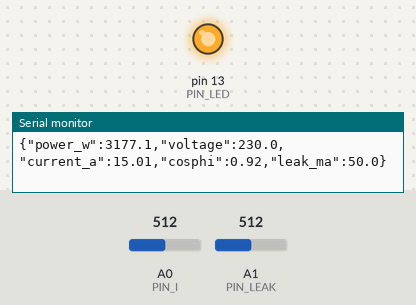
Bench run of a sketch on a simulated Arduino Uno, built with avr-gcc and run on an emulated ATmega328P. Parts: output pins drawn as LEDs (lit = HIGH), the last lines printed to the serial monitor. The test bench sets the inputs (shaded band); at power-on: A1 (PIN_LEAK) = 512, A0 (PIN_I) = 512.

Above: at 1.2 s.
1.3 s: A1 (PIN_LEAK) set to 324
4.3 s: A1 (PIN_LEAK) set to 299
At 6.8 s:
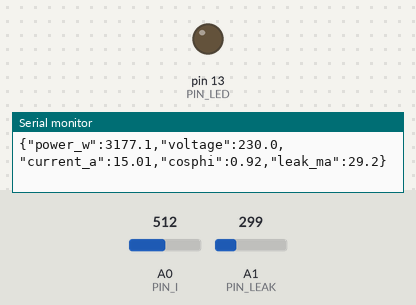
7.3 s: A1 (PIN_LEAK) set to 511
At 9.1 s:
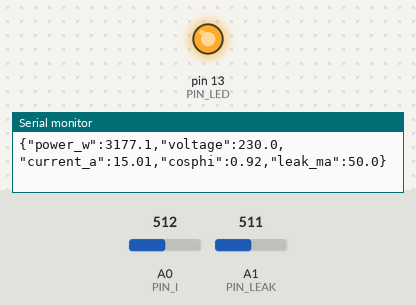
9.9 s: A1 (PIN_LEAK) set to 306
At 11.4 s:
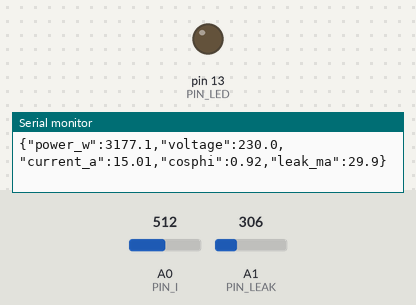
Timing chart, 0 to 12.9 s (numbered marks = the images above; inputs shaded):
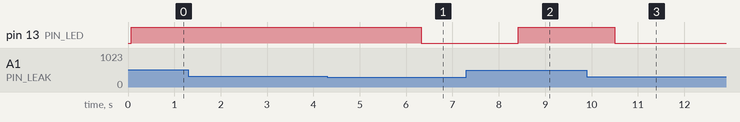

Measured:
- the behaviour switches between 307 and 306 on A1 (PIN_LEAK) (found by bisection; images 0 and 1)
- after the input at 4.3 s, pin 13 (PIN_LED): HIGH → LOW after 2.0 s
- after the input at 7.3 s, pin 13 (PIN_LED): LOW → HIGH after 1.1 s
- after the input at 9.9 s, pin 13 (PIN_LED): HIGH → LOW after 0.60 s

The sketch:

kizuna_sensor.ino
```cpp
// Carte capteur Kizuna Watt — version pour simulation Proteus (ATmega328P / Arduino Uno)
//
// Dans Proteus, la pince amperemetrique est remplacee par un POTENTIOMETRE sur A0 :
//   0 V -> 0 A, 5 V -> I_MAX ampere (ce que donnerait une pince + convertisseur de courant efficace).
// Un second potentiometre sur A1 simule le courant de fuite : 0 V -> 0 mA, 5 V -> LEAK_MAX mA.
// Tournez les potentiometres PENDANT la simulation : l'application se met a jour en direct.
//
// Sortie serie 9600 bauds, une ligne JSON toutes les 2 s :
//   {"power_w":812.5,"voltage":230.0,"current_a":3.84,"cosphi":0.92,"leak_ma":2.1}
// NON COMPILE NI TESTE dans Proteus par l'auteur : a verifier dans l'IDE Arduino.

const float V_NOM = 230.0;       // tension supposee (pas de capteur de tension)
const float COSPHI = 0.92;       // facteur de puissance suppose
const float I_MAX = 30.0;        // courant pleine echelle du potentiometre (A)
const float LEAK_MAX = 100.0;    // fuite pleine echelle du potentiometre (mA)
const float BREAKER_A = 26.0;    // disjoncteur : 6 kW / 230 V
const unsigned long PERIOD_MS = 2000;

const int PIN_I = A0;
const int PIN_LEAK = A1;
const int PIN_LED = 13;          // LED d'alerte (fuite >= 30 mA ou courant > 80 % du disjoncteur)

float readAvg(int pin) {         // moyenne de 16 lectures pour lisser
  long s = 0;
  for (int i = 0; i < 16; i++) {
    s += analogRead(pin);
    delay(2);
  }
  return s / 16.0;
}

void setup() {
  Serial.begin(9600);
  pinMode(PIN_LED, OUTPUT);
}

void loop() {
  float irms = readAvg(PIN_I) / 1023.0 * I_MAX;
  float leak = readAvg(PIN_LEAK) / 1023.0 * LEAK_MAX;
  float power = irms * V_NOM * COSPHI;

  bool alert = (leak >= 30.0) || (irms > 0.8 * BREAKER_A);
  digitalWrite(PIN_LED, alert ? HIGH : LOW);

  Serial.print(F("{\"power_w\":"));
  Serial.print(power, 1);
  Serial.print(F(",\"voltage\":"));
  Serial.print(V_NOM, 1);
  Serial.print(F(",\"current_a\":"));
  Serial.print(irms, 2);
  Serial.print(F(",\"cosphi\":"));
  Serial.print(COSPHI, 2);
  Serial.print(F(",\"leak_ma\":"));
  Serial.print(leak, 1);
  Serial.println(F("}"));

  delay(PERIOD_MS);
}
```
